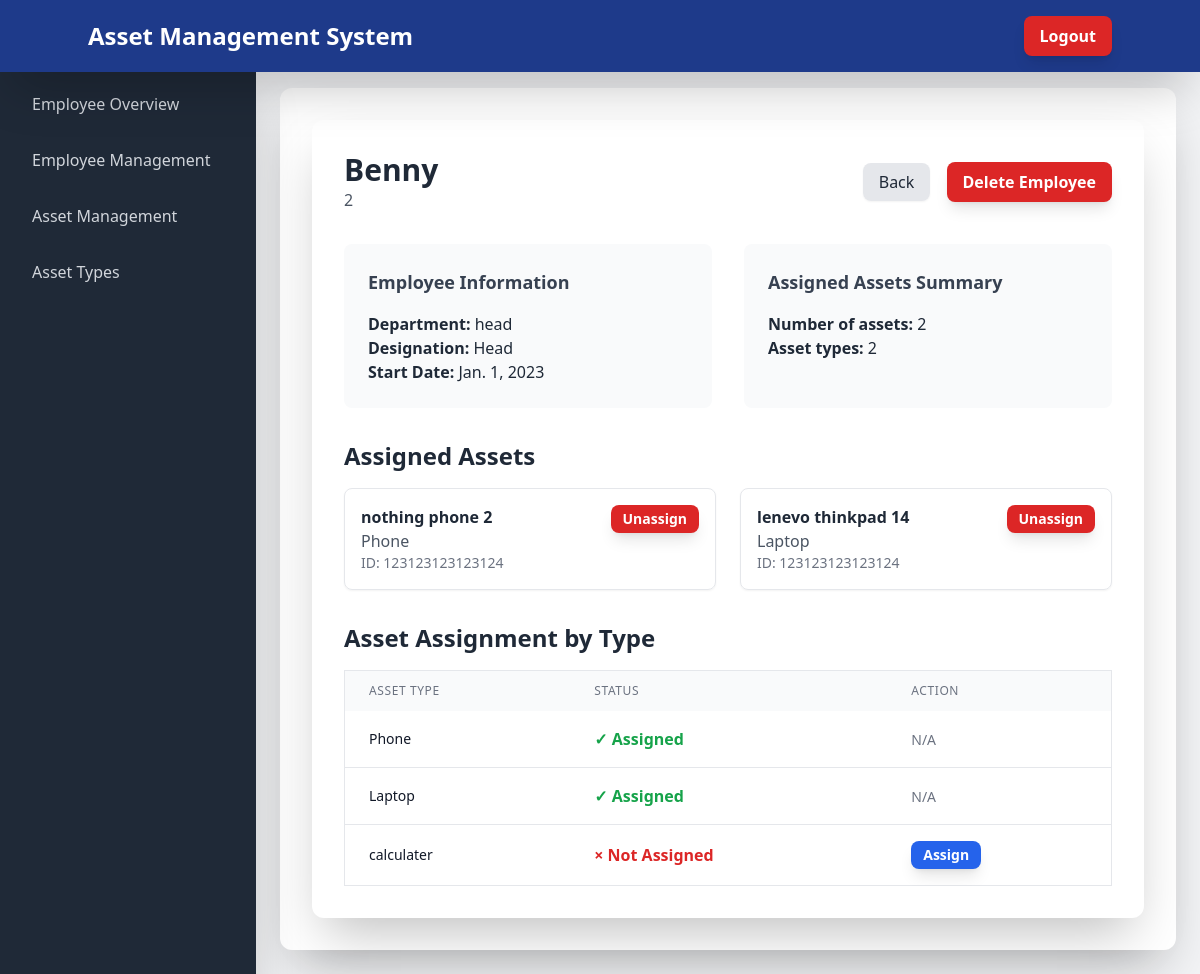
Page /employees/2/ (signed in) on the committed database.
### assets/models.py (models this page shows, shortened)
class Employee(models.Model):
    employee_id = models.CharField(max_length=100, unique=True)
    name = models.CharField(max_length=255)
    department = models.CharField(max_length=255)
    designation = models.CharField(max_length=255)
    start_date = models.DateField()
    exit_date = models.DateField(null=True, blank=True)
    is_active = models.BooleanField(default=True)
    class Meta:
        ordering = ['-start_date']

class Asset(models.Model):
    asset_type = models.ForeignKey(AssetType, on_delete=models.CASCADE)
    unique_identifier = models.CharField(max_length=255)
    asset_name = models.CharField(max_length=255)
    assigned_to = models.ForeignKey(Employee, on_delete=models.SET_NULL, null=True, blank=True)
    details = models.TextField(blank=True)
    is_active = models.BooleanField(default=True)
    class Meta:
        unique_together = ('asset_type', 'unique_identifier')

class AssetType(models.Model):
    name = models.CharField(max_length=255)
    identification_type_label = models.CharField(max_length=255)
    object_description = models.CharField(max_length=255)
    is_active = models.BooleanField(default=True)

### assets/views.py (the view)
# urls.py: path('employees/<str:employee_id>/', views.EmployeeAssetDetailView.as_view(), name='employee_detail'),
class EmployeeAssetDetailView(LoginRequiredMixin, UserPassesTestMixin, DetailView):
    model = Employee
    template_name = 'assets/employee_detail.html'
    context_object_name = 'employee'
    slug_field = 'employee_id'
    slug_url_kwarg = 'employee_id'
    def test_func(self):
        return self.request.user.is_staff
    def get_context_data(self, **kwargs):
        context = super().get_context_data(**kwargs)
        employee = self.get_object()
        assigned_assets = Asset.objects.filter(assigned_to=employee, is_active=True).select_related('asset_type')
        context['assigned_assets'] = assigned_assets
        asset_types = AssetType.objects.filter(is_active=True)
        unassigned_by_type = {}
        for at in asset_types:
            unassigned = Asset.objects.filter(asset_type=at, assigned_to__isnull=True, is_active=True).order_by('asset_name')
            unassigned_by_type[at.id] = unassigned
        context['unassigned_by_type'] = unassigned_by_type
        context['asset_types'] = asset_types
        assigned_types = set(assigned_assets.values_list('asset_type__id', flat=True))
        context['assigned_types'] = assigned_types
        return context

### assets/templates/assets/employee_detail.html (shortened to what this page needs)
{% extends 'assets/base.html' %}
{% block content %}
<div class="bg-white rounded-xl shadow-2xl p-8">
    <div class="flex justify-between items-center mb-8">
        <div>
            <h2 class="text-3xl font-bold text-gray-800">{{ employee.name }}</h2>
            <p class="text-gray-600">{{ employee.employee_id }}</p>
        </div>
        <div class="space-x-3">
            <a href="{% url 'employee_overview' %}" class="bg-gray-200 hover:bg-gray-300 text-gray-800 font-medium rounded-lg shadow-sm px-4 py-2 transition duration-200">Back</a>
            <button onclick="openDeleteModal()" class="bg-red-600 hover:bg-red-700 text-white font-semibold rounded-lg shadow-lg px-4 py-2 transition duration-200 transform hover:scale-[1.01] active:scale-[0.98]">Delete Employee</button>
        </div>
    </div>
    <div class="grid grid-cols-1 md:grid-cols-2 gap-8 mb-8">
        <div class="bg-gray-50 p-6 rounded-lg">
            <h3 class="text-lg font-semibold mb-4 text-gray-700">Employee Information</h3>
            <p class="text-gray-800"><strong>Department:</strong> {{ employee.department }}</p>
            <p class="text-gray-800"><strong>Designation:</strong> {{ employee.designation }}</p>
            <p class="text-gray-800"><strong>Start Date:</strong> {{ employee.start_date }}</p>
        </div>
        <div class="bg-gray-50 p-6 rounded-lg">
            <h3 class="text-lg font-semibold mb-4 text-gray-700">Assigned Assets Summary</h3>
            <p class="text-gray-800"><strong>Number of assets:</strong> {{ assigned_assets.count }}</p>
            <p class="text-gray-800"><strong>Asset types:</strong> {{ assigned_types|length }}</p>
        </div>
    </div>
    <h3 class="text-2xl font-bold text-gray-800 mb-4">Assigned Assets</h3>
    {% if assigned_assets %}
        <div class="grid grid-cols-1 md:grid-cols-2 gap-6 mb-8">
            {% for asset in assigned_assets %}
                <div class="border border-gray-200 rounded-lg p-4 shadow-sm hover:shadow-md transition duration-200">
                    <div class="flex justify-between items-start">
                        <div>
                            <h4 class="font-semibold text-gray-800">{{ asset.asset_name }}</h4>
                            <p class="text-gray-600">{{ asset.asset_type.name }}</p>
                            <p class="text-sm text-gray-500">ID: {{ asset.unique_identifier }}</p>
                        </div>
                        <button onclick="unassignAsset({{ asset.id }}, '{{ asset.asset_name }}')" class="bg-red-600 hover:bg-red-700 text-white font-semibold rounded-lg shadow-lg px-3 py-1 text-sm transition duration-200">Unassign</button>
                    </div>
                </div>
            {% endfor %}
        </div>
    {% else %}
        <p class="text-gray-500 mb-8">No assets assigned.</p>
    {% endif %}
    <h3 class="text-2xl font-bold text-gray-800 mb-4">Asset Assignment by Type</h3>
    <div class="overflow-x-auto">
        <table class="min-w-full bg-white border border-gray-200 rounded-lg">
            <thead class="bg-gray-50">
                <tr>
                    <th class="px-6 py-3 text-left text-xs font-medium text-gray-500 uppercase tracking-wider">Asset Type</th>
                    <th class="px-6 py-3 text-left text-xs font-medium text-gray-500 uppercase tracking-wider">Status</th>
                    <th class="px-6 py-3 text-left text-xs font-medium text-gray-500 uppercase tracking-wider">Action</th>
                </tr>
            </thead>
            <tbody class="divide-y divide-gray-200">
                {% for asset_type in asset_types %}
                    <tr class="hover:bg-blue-50 transition duration-200">
                        <td class="px-6 py-4 whitespace-nowrap text-sm font-medium text-gray-900">{{ asset_type.name }}</td>
                        <td class="px-6 py-4 whitespace-nowrap">
                            {% if asset_type.id in assigned_types %}
                                <span class="text-green-600 font-semibold">✓ Assigned</span>
                            {% else %}
                                <span class="text-red-600 font-semibold">× Not Assigned</span>
                            {% endif %}
                        </td>
                        <td class="px-6 py-4 whitespace-nowrap">
                             {% if asset_type.id not in assigned_types and asset_type.id in unassigned_by_type %}
                                <button onclick="openAssignModal('{{ employee.employee_id }}', '{{ asset_type.id }}', '{{ asset_type.name }}')" class="bg-blue-600 hover:bg-blue-700 text-white font-semibold rounded-lg shadow-lg px-3 py-1 text-sm transition duration-200">Assign</button>
                            {% else %}
                                <span class="text-gray-500 text-sm">N/A</span>
                            {% endif %}
                        </td>
                    </tr>
                {% endfor %}
            </tbody>
        </table>
    </div>
</div>
{% endblock %}

### rows in the picture
Employee: name "Benny", employee_id "2", department "head", designation "Head", start_date "Jan. 1, 2023"
Asset: asset_name "nothing phone 2", asset_type.name "Phone", unique_identifier "123123123123124"
Asset: asset_name "lenevo thinkpad 14", asset_type.name "Laptop", unique_identifier "123123123123124"
AssetType: name "Phone", shows "✓ Assigned", shows "N/A"
AssetType: name "Laptop", shows "✓ Assigned", shows "N/A"
AssetType: name "calculater", shows "× Not Assigned"

### other values in the picture
{{ assigned_assets.count }} "2"
{{ assigned_types|length }} "2"
